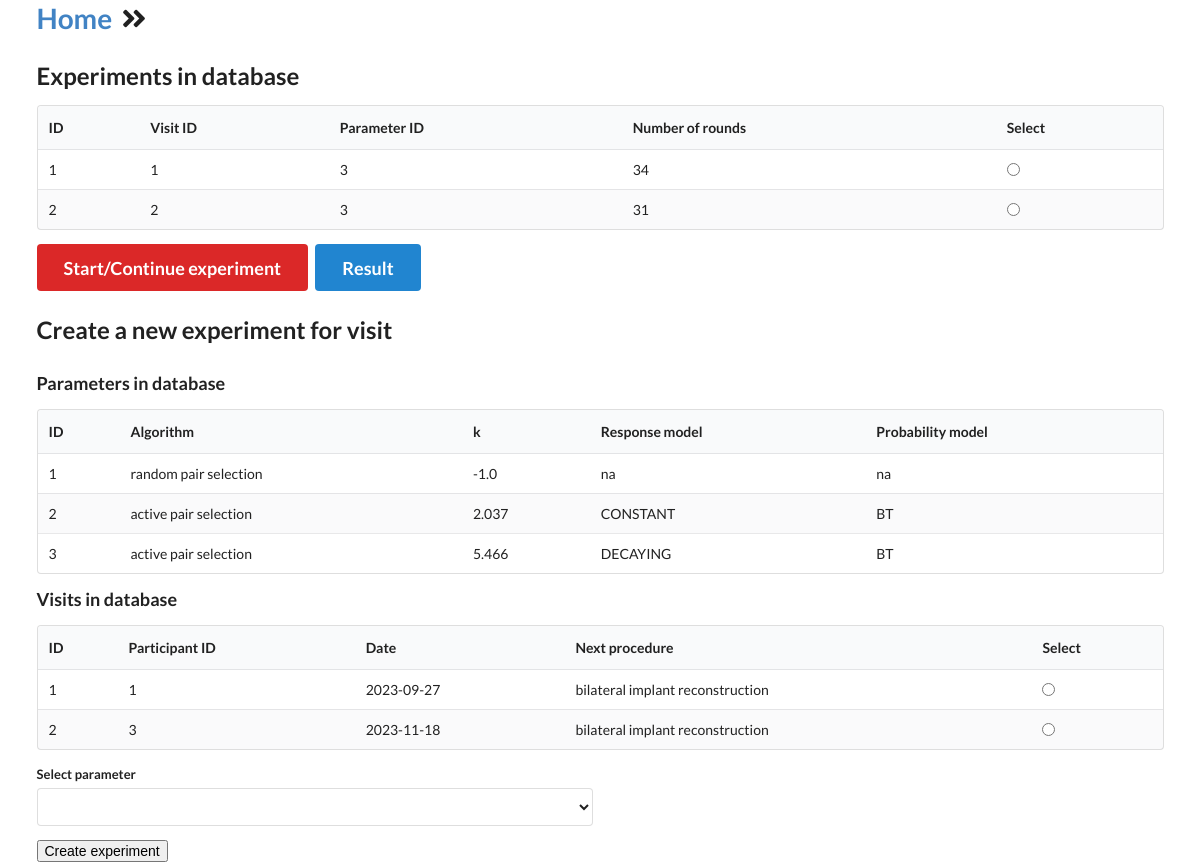
Screenshot of /experimentslist with the database file from the repository.
### tables this page shows
CREATE TABLE experiments (
id INTEGER PRIMARY KEY,
visit_id INTEGER NOT NULL,
parameter_id INTEGER NOT NULL,
FOREIGN KEY(visit_id) REFERENCES visits(id)
);

CREATE TABLE parameters (
id INTEGER PRIMARY KEY,
algorithm TEXT NOT NULL,
k float NOT NULL,
response_model TEXT NOT NULL,
probability_model TEXT NOT NULL
);

CREATE TABLE visits (
id INTEGER PRIMARY KEY,
participant_id INTEGER NOT NULL,
date DATE NOT NULL,
next_procedure TEXT NOT NULL,
FOREIGN KEY(participant_id) REFERENCES participants(id)
);

### main.py (the view)
@app.get("/experimentslist")
def experiemnts(request: Request):
    visits = read_db('visits')
    experiments = read_db('experiments')
    experiments_pd = read_pd('experiments')
    experiment_ids = experiments_pd['id'].tolist()
    experiment_ids.sort()  # id is 1, 2, 3...
    number_rounds_list = []
    for experiment_id in experiment_ids:
        number_rounds_list.append(get_number_rounds(experiment_id))
    parameters = read_db('parameters')
    return templates.TemplateResponse("experimentslist.html", {"request": request, "visits": visits, "experiments": experiments, "parameters": parameters, "number_rounds_list": number_rounds_list})

### templates/experimentslist.html
{% extends "layout.html" %}
{% block content %}
<h1><a href="/home">Home</a>
    <i class="angle double right icon"></i>
</h1>
<h2>Experiments in database</h2>
<form class="ui form" action="/trial" method="GET">
    <table class="ui striped table">
        <thead>
            <tr>
                <th>ID</th>
                <th>Visit ID</th>
                <th>Parameter ID</th>
                <th>Number of rounds</th>
                <th>Select</th>
            </tr>
        </thead>
        <tbody>
            {% for experiment in experiments %}
            <tr>
                <td>{{ experiment.id }}</td>
                <td>{{ experiment.visit_id }}</td>
                <td>{{ experiment.parameter_id }}</td>
                <td>{{ number_rounds_list[loop.index0] }}</td>
                <td>
                    <input type="radio" name="selected_experiment" value="{{ experiment.id }}">
                </td>
            </tr>
            {% endfor %}
        </tbody>
    </table>
    <input type="submit" value="Start/Continue experiment" class="ui red big button">
    <input type="submit" value="Result" class="ui blue big button" formaction="/result">
</form>
<h2>Create a new experiment for visit</h2>
<h3>Parameters in database</h3>
<table class="ui striped table">
    <thead>
        <tr>
            <th>ID</th>
            <th>Algorithm</th>
            <th>k</th>
            <th>Response model</th>
            <th>Probability model</th>
        </tr>
    </thead>
    <tbody>
        {% for parameter in parameters %}
        <tr>
            <td>{{ parameter.id }}</td>
            <td>{{ parameter.algorithm }}</td>
            <td>{{ parameter.k }}</td>
            <td>{{ parameter.response_model }}</td>
            <td>{{ parameter.probability_model }}</td>
        </tr>
        {% endfor %}
    </tbody>
</table>
<form class="ui form" action="/submit-experiment" method="POST">
    <h3>Visits in database</h3>
    <table class="ui striped table">
        <thead>
            <tr>
                <th>ID</th>
                <th>Participant ID</th>
                <th>Date</th>
                <th>Next procedure</th>
                <th>Select</th>
            </tr>
        </thead>
        <tbody>
            {% for visit in visits %}
            <tr>
                <td>{{ visit.id }}</td>
                <td>{{ visit.participant_id }}</td>
                <td>{{ visit.date }}</td>
                <td>{{ visit.next_procedure }}</td>
                <td><input type="radio" name="selected_visit" value="{{ visit.id }}"></td>
            </tr>
            {% endfor %}
        </tbody>
    </table>
    <div class="field">
        <div class="two fields">
            <div class="field">
                <label>Select parameter</label>
                <select class="ui fluid dropdown" name="selected_parameter">
                    <option value=""></option>
                    {% for parameter in parameters %}
                    <option value="{{ parameter.id }}">{{ parameter.id }} {{ parameter.algorithm }}</option>
                    {% endfor %}
                </select>
            </div>
        </div>
    </div>
    <input type="submit" value="Create experiment">
</form>
{% endblock %}

### rows the page displays
experiments: id "1", visit_id "1", parameter_id "3", number_rounds_list "34"
experiments: id "2", visit_id "2", parameter_id "3", number_rounds_list "31"
parameters: id "1", algorithm "random pair selection", k "-1.0", response_model "na", probability_model "na"
parameters: id "2", algorithm "active pair selection", k "2.037", response_model "CONSTANT", probability_model "BT"
parameters: id "3", algorithm "active pair selection", k "5.466", response_model "DECAYING", probability_model "BT"
visits: id "1", participant_id "1", date "2023-09-27", next_procedure "bilateral implant reconstruction"
visits: id "2", participant_id "3", date "2023-11-18", next_procedure "bilateral implant reconstruction"
